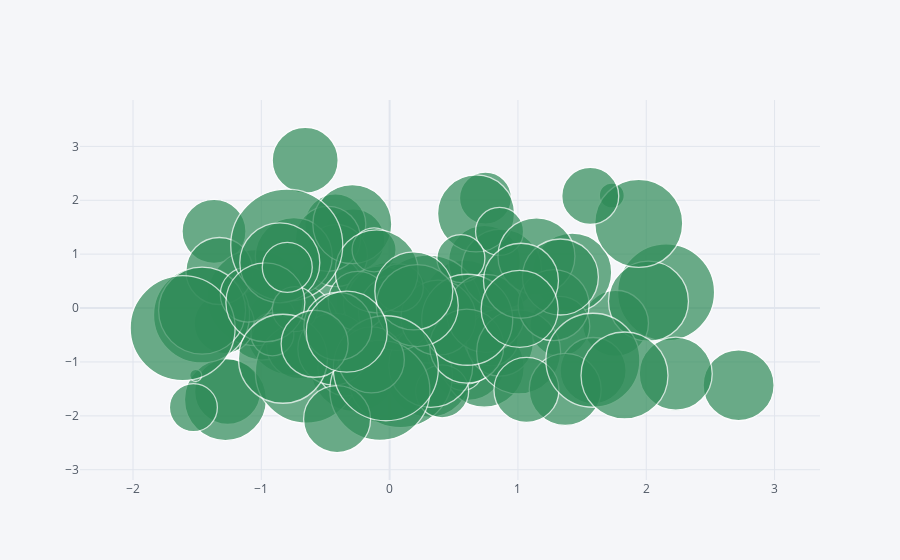

The cell this chart's notebook holds for it:
### Markdown cell above
**Bubble Plots**

### Code cell
df.iplot(kind='bubble', x='A',y='B', size='C', colors='seagreen')

### Figure 1 — Plotly figure (JSON) as saved in the notebook; plotly's stock layout.template omitted (floating-point values rounded to 4 significant figures)
{"data": [{"marker": {"color": ["seagreen", "seagreen", "seagreen", "seagreen", "seagreen", "seagreen", "seagreen", "seagreen", "seagreen", "seagreen", "seagreen", "seagreen", "seagreen", "seagreen", "seagreen", "seagreen", "seagreen", "seagreen", "seagreen", "seagreen", "seagreen", "seagreen", "seagreen", "seagreen", "seagreen", "seagreen", "seagreen", "seagreen", "seagreen", "seagreen", "seagreen", "seagreen", "seagreen", "seagreen", "seagreen", "seagreen", "seagreen", "seagreen", "seagreen", "seagreen", "seagreen", "seagreen", "seagreen", "seagreen", "seagreen", "seagreen", "seagreen", "seagreen", "seagreen", "seagreen", "seagreen", "seagreen", "seagreen", "seagreen", "seagreen", "seagreen", "seagreen", "seagreen", "seagreen", "seagreen", "seagreen", "seagreen", "seagreen", "seagreen", "seagreen", "seagreen", "seagreen", "seagreen", "seagreen", "seagreen", "seagreen", "seagreen", "seagreen", "seagreen", "seagreen", "seagreen", "seagreen", "seagreen", "seagreen", "seagreen", "seagreen", "seagreen", "seagreen", "seagreen", "seagreen", "seagreen", "seagreen", "seagreen", "seagreen", "seagreen", "seagreen", "seagreen", "seagreen", "seagreen", "seagreen", "seagreen", "seagreen", "seagreen", "seagreen", "seagreen"], "line": {"width": 1.3}, "size": [97, 66, 75, 84, 66, 67, 88, 84, 63, 61, 71, 87, 81, 68, 62, 54, 79, 80, 65, 93, 71, 88, 72, 64, 66, 108, 41, 74, 66, 80, 66, 82, 52, 67, 66, 96, 102, 80, 48, 60, 12, 60, 96, 56, 104, 74, 53, 84, 77, 48, 54, 76, 67, 67, 75, 72, 48, 59, 43, 77, 79, 78, 77, 66, 74, 87, 48, 100, 84, 55, 71, 67, 66, 44, 72, 73, 105, 76, 83, 112, 80, 65, 91, 25, 82, 94, 87, 45, 78, 79, 105, 75, 50, 88, 89, 68, 67, 81, 57, 77], "symbol": "circle"}, "mode": "markers", "text": "", "type": "scatter", "x": [2.155, 1.76, 0.6086, 0.445, -0.1579, 0.3783, -0.2741, 0.3065, -0.2831, -0.4233, 2.72, -0.04807, 0.5844, -0.4715, -0.4148, -0.1152, 1.423, 0.7373, -0.4807, -0.7579, -0.9956, 0.002951, 0.7389, -1.369, -0.6581, 0.2977, 0.5672, 0.5772, -1.263, 2.017, -0.7015, -1.28, 0.7469, -0.1727, -0.134, -1.047, -0.6489, 0.8716, -1.529, -1.289, -1.511, 1.326, -1.466, -0.3414, 0.08342, -0.07158, 0.4095, 0.3206, 0.6735, 0.8568, 0.7909, 0.05426, 0.8595, -1.327, 0.3797, -0.4349, 0.5553, -0.2479, -0.9138, -0.7469, -0.2907, 0.749, 1.144, 1.586, 0.6007, -1.462, 0.07504, -0.07618, 1.005, -1.105, 1.278, -0.4096, -0.1423, -0.1212, 1.368, 2.23, -1.613, 1.331, -0.1009, -0.8019, -0.856, 1.066, 0.6047, 1.732, 0.2154, 1.584, 1.831, -0.7389, 0.1883, -0.9685, -0.02959, 1.024, -0.7978, 1.942, -0.8316, -0.4034, -0.5845, -0.3342, 1.563, 1.013], "y": [0.291, -0.2822, -1.019, -0.4341, 0.1089, -0.6822, -1.104, -1.247, 1.258, 1.554, -1.432, -1.322, 0.1389, 0.3633, 0.974, -0.8088, 0.6593, -1.097, 1.285, -0.3854, -0.3091, 0.03164, 0.8643, 1.423, 2.742, -0.0176, -1.146, -0.7307, -1.548, 0.127, -0.6972, -1.698, 2.041, -0.5394, -0.7661, 0.1946, -1.189, 0.7241, -1.847, -0.2887, -1.249, -0.3389, -0.1272, -1.113, -1.253, 0.09483, -1.545, -1.063, 1.756, 1.422, -0.5733, -0.08208, -0.6395, 0.6871, -0.1791, -0.761, 0.9187, 0.1315, -0.4871, 0.9622, 1.556, -0.0994, 0.9606, -1.159, -0.7063, -0.04688, 0.3752, -1.527, -0.8145, 0.2495, 0.05538, -2.061, -0.9608, 1.08, -1.509, -1.217, -0.3713, 0.5761, 0.6819, 1.168, 0.84, -1.518, -0.2171, 2.088, 0.04634, -0.9685, -1.251, -0.02162, 0.3172, 0.107, -1.117, 0.5065, 0.7554, 1.572, -0.9408, -0.3379, -0.6627, -0.4389, 2.081, -0.01623]}], "layout": {"legend": {"bgcolor": "#F5F6F9", "font": {"color": "#4D5663"}}, "paper_bgcolor": "#F5F6F9", "plot_bgcolor": "#F5F6F9", "title": {"font": {"color": "#4D5663"}}, "xaxis": {"gridcolor": "#E1E5ED", "showgrid": true, "tickfont": {"color": "#4D5663"}, "title": {"font": {"color": "#4D5663"}, "text": ""}, "zerolinecolor": "#E1E5ED"}, "yaxis": {"gridcolor": "#E1E5ED", "showgrid": true, "tickfont": {"color": "#4D5663"}, "title": {"font": {"color": "#4D5663"}, "text": ""}, "zerolinecolor": "#E1E5ED"}}}
